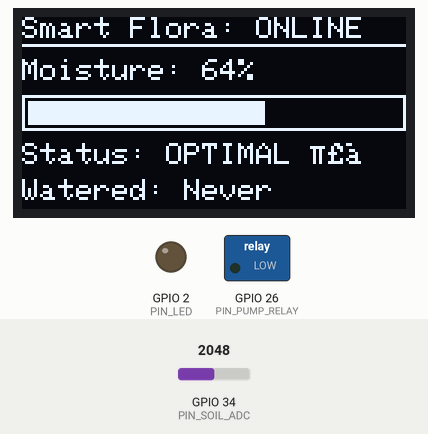
The sketch below on a simulated ESP32. On the bench: 128×64 one-colour display, switched loads named in the sketch (green lamp = pin HIGH), output pins drawn as LEDs (lit = HIGH). The test bench sets the inputs (shaded band); at power-on: GPIO 34 (PIN_SOIL_ADC) = 2048. WiFi joins after 1.5 s; servers stay silent unless stated; what the sketch prints to the serial monitor is not drawn.

Above: at 3.2 s.
3.3 s: GPIO 34 (PIN_SOIL_ADC) set to 2084
At 4.8 s:
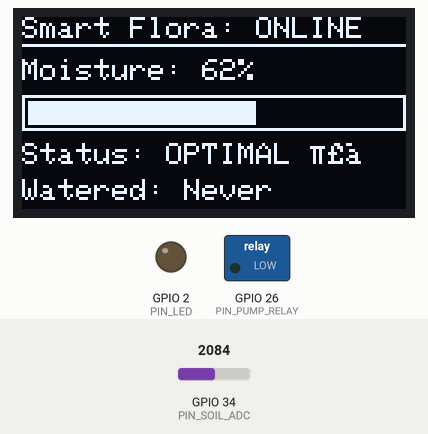
5.6 s: GPIO 34 (PIN_SOIL_ADC) set to 2540
At 7.3 s:
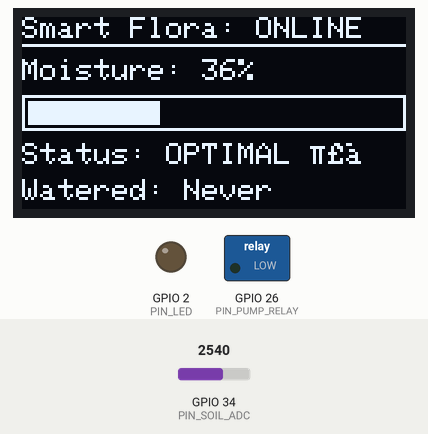
7.6 s: GPIO 34 (PIN_SOIL_ADC) set to 2641
At 8.6 s:
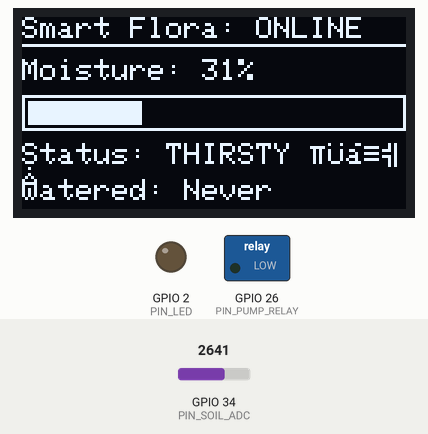
9.6 s: GPIO 34 (PIN_SOIL_ADC) set to 1228
At 11.1 s:
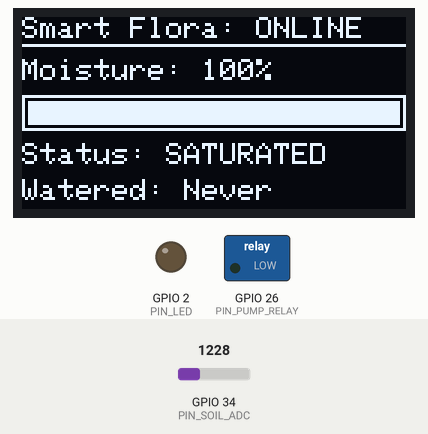
11.6 s: GPIO 34 (PIN_SOIL_ADC) set to 1893
At 13.4 s:
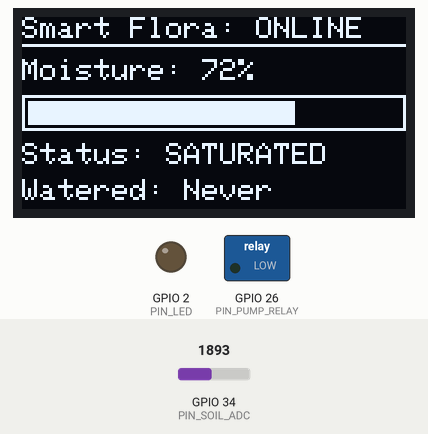
13.7 s: GPIO 34 (PIN_SOIL_ADC) set to 1955
At 15.0 s:
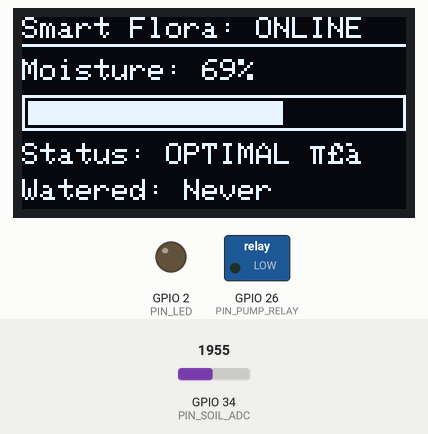
Timing chart, 0 to 16.7 s (numbered marks = the images above; inputs shaded):
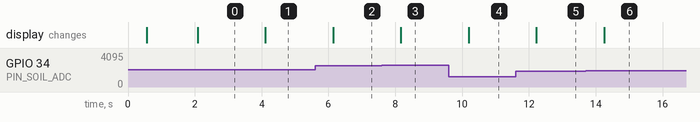

The sketch:

smart-plant-watering.ino
```cpp
/**
 * ESP32-Community: Automated Smart Plant Watering System
 * Features capacitive soil moisture sensing, OLED status display,
 * 5V pump relay driver with safety limits, and glassmorphism web dashboard.
 *
 * Compatible with ESP32-WROOM-32, ESP32-S3, ESP32-C3.
 */

#include <Arduino.h>
#include <WiFi.h>
#include <WebServer.h>
#include <Wire.h>
#include <Adafruit_GFX.h>
#include <Adafruit_SSD1306.h>
#include <ArduinoJson.h>

// --- Pin Definitions ---
#if defined(CONFIG_IDF_TARGET_ESP32C3)
  #define PIN_SOIL_ADC   0
  #define PIN_PUMP_RELAY 3
  #define I2C_SDA        4
  #define I2C_SCL        5
  #define PIN_LED        8
#elif defined(CONFIG_IDF_TARGET_ESP32S3)
  #define PIN_SOIL_ADC   4
  #define PIN_PUMP_RELAY 10
  #define I2C_SDA        8
  #define I2C_SCL        9
  #define PIN_LED        2
#else
  #define PIN_SOIL_ADC   34  // ADC1 channel
  #define PIN_PUMP_RELAY 26
  #define I2C_SDA        21
  #define I2C_SCL        22
  #define PIN_LED        2
#endif

#define SCREEN_WIDTH  128
#define SCREEN_HEIGHT 64
Adafruit_SSD1306 display(SCREEN_WIDTH, SCREEN_HEIGHT, &Wire, -1);
WebServer server(80);

// Calibration for Capacitive Soil Moisture Sensor v1.2
const int AIR_VALUE = 3200;    // Dry air sensor value
const int WATER_VALUE = 1400;  // Submerged in water sensor value

// Configuration & States
const char* default_ssid = "YOUR_WIFI_SSID";
const char* default_password = "YOUR_WIFI_PASSWORD";

int moisturePercent = 50;
int rawADC = 2300;
int triggerThreshold = 35;     // Auto-water if moisture drops below this %
bool autoWateringEnabled = true;
bool pumpActive = false;
unsigned long pumpStartTime = 0;
const unsigned long PUMP_DURATION_MS = 3500; // 3.5s pump burst
unsigned long lastWateredTime = 0;
int wateringCyclesCount = 0;
unsigned long lastSensorReadTime = 0;

void triggerPump() {
  if (pumpActive) return;
  digitalWrite(PIN_PUMP_RELAY, HIGH);
  digitalWrite(PIN_LED, HIGH);
  pumpActive = true;
  pumpStartTime = millis();
  wateringCyclesCount++;
  lastWateredTime = millis();
  Serial.println("💧 Water pump engaged!");
}

void updateOLED() {
  display.clearDisplay();
  display.setTextSize(1);
  display.setTextColor(SSD1306_WHITE);
  display.setCursor(0, 0);
  display.printf("Smart Flora: %s", pumpActive ? "PUMPING!" : "ONLINE");
  display.drawFastHLine(0, 9, 128, SSD1306_WHITE);

  display.setCursor(0, 14);
  display.printf("Moisture: %d%%", moisturePercent);

  // Moisture Bar
  display.drawRect(0, 26, 128, 12, SSD1306_WHITE);
  int barWidth = map(constrain(moisturePercent, 0, 100), 0, 100, 0, 124);
  display.fillRect(2, 28, barWidth, 8, SSD1306_WHITE);

  display.setCursor(0, 42);
  const char* statusStr = (moisturePercent < triggerThreshold) ? "Status: THIRSTY ⚠️" :
                          (moisturePercent > 70) ? "Status: SATURATED" : "Status: OPTIMAL ✅";
  display.print(statusStr);

  display.setCursor(0, 54);
  if (lastWateredTime == 0) {
    display.print("Watered: Never");
  } else {
    unsigned long secAgo = (millis() - lastWateredTime) / 1000;
    display.printf("Watered: %lum ago", secAgo / 60);
  }

  display.display();
}

// --- Web Dashboard UI ---
const char HTML_PAGE[] PROGMEM = R"rawliteral(
<!DOCTYPE html>
<html lang="en">
<head>
  <meta charset="UTF-8">
  <meta name="viewport" content="width=device-width, initial-scale=1.0">
  <title>ESP32 Smart Plant Care</title>
  <style>
    :root {
      --bg: #090d16;
      --card: #131c2e;
      --border: #1e293b;
      --accent: #10b981;
      --text: #f8fafc;
      --text-muted: #94a3b8;
    }
    body {
      font-family: -apple-system, BlinkMacSystemFont, "Segoe UI", Roboto, sans-serif;
      background: var(--bg);
      color: var(--text);
      display: flex;
      flex-direction: column;
      align-items: center;
      margin: 0;
      padding: 24px;
    }
    .card {
      background: var(--card);
      border: 1px solid var(--border);
      border-radius: 16px;
      padding: 28px;
      max-width: 440px;
      width: 100%;
      text-align: center;
      box-shadow: 0 20px 25px -5px rgba(0, 0, 0, 0.4);
    }
    h1 { font-size: 1.6rem; margin-top: 0; }
    .gauge {
      font-size: 3.5rem;
      font-weight: 800;
      color: var(--accent);
      margin: 10px 0;
    }
    .status-text { font-size: 1.1rem; font-weight: 600; margin-bottom: 20px; }
    .grid {
      display: grid;
      grid-template-columns: 1fr 1fr;
      gap: 12px;
      margin-bottom: 24px;
      text-align: left;
    }
    .box {
      background: #0b1322;
      padding: 12px;
      border-radius: 10px;
      border: 1px solid var(--border);
    }
    .lbl { font-size: 0.75rem; color: var(--text-muted); text-transform: uppercase; }
    .val { font-size: 1.1rem; font-weight: 700; margin-top: 4px; }
    .btn {
      width: 100%;
      padding: 14px;
      font-size: 1.1rem;
      font-weight: 700;
      border: none;
      border-radius: 8px;
      background: var(--accent);
      color: #090d16;
      cursor: pointer;
      margin-bottom: 10px;
    }
    .btn:active { opacity: 0.8; }
  </style>
</head>
<body>
  <div class="card">
    <h1>🌱 Smart Flora Sentinel</h1>
    <div class="gauge" id="moistVal">50%</div>
    <div class="status-text" id="statusDesc">Checking...</div>

    <div class="grid">
      <div class="box">
        <div class="lbl">Pump State</div>
        <div class="val" id="pumpVal">IDLE</div>
      </div>
      <div class="box">
        <div class="lbl">Auto Watering</div>
        <div class="val" id="autoVal">ENABLED</div>
      </div>
      <div class="box">
        <div class="lbl">Cycles Run</div>
        <div class="val" id="cyclesVal">0</div>
      </div>
      <div class="box">
        <div class="lbl">Raw Sensor</div>
        <div class="val" id="rawVal">2300</div>
      </div>
    </div>

    <button class="btn" onclick="waterNow()">💧 WATER PLANT NOW</button>
  </div>
  <script>
    function refresh() {
      fetch('/api/status')
        .then(r => r.json())
        .then(d => {
          document.getElementById('moistVal').innerText = d.moisturePercent + '%';
          document.getElementById('statusDesc').innerText = d.soilStatus;
          document.getElementById('pumpVal').innerText = d.pumpActive ? 'PUMPING 💧' : 'IDLE';
          document.getElementById('autoVal').innerText = d.autoWatering ? 'ENABLED ✅' : 'DISABLED ❌';
          document.getElementById('cyclesVal').innerText = d.cycles;
          document.getElementById('rawVal').innerText = d.rawADC;
        });
    }
    function waterNow() {
      fetch('/api/water', { method: 'POST' }).then(() => refresh());
    }
    setInterval(refresh, 1500);
    refresh();
  </script>
</body>
</html>
)rawliteral";

void handleRoot() {
  server.send_P(200, "text/html", HTML_PAGE);
}

void handleApiStatus() {
  StaticJsonDocument<256> doc;
  doc["moisturePercent"] = moisturePercent;
  doc["rawADC"] = rawADC;
  doc["soilStatus"] = (moisturePercent < triggerThreshold) ? "THIRSTY ⚠️" :
                      (moisturePercent > 70) ? "SATURATED" : "OPTIMAL ✅";
  doc["pumpActive"] = pumpActive;
  doc["autoWatering"] = autoWateringEnabled;
  doc["cycles"] = wateringCyclesCount;
  doc["uptime"] = millis();

  String out;
  serializeJson(doc, out);
  server.send(200, "application/json", out);
}

void handleApiWater() {
  triggerPump();
  server.send(200, "application/json", "{\"success\":true,\"message\":\"Pump triggered.\"}");
}

void setup() {
  Serial.begin(115200);
  delay(500);
  Serial.println("\n[ESP32 Smart Plant Watering System]");

  pinMode(PIN_PUMP_RELAY, OUTPUT);
  digitalWrite(PIN_PUMP_RELAY, LOW);

  pinMode(PIN_LED, OUTPUT);
  digitalWrite(PIN_LED, LOW);

  Wire.begin(I2C_SDA, I2C_SCL);
  if (display.begin(SSD1306_SWITCHCAPVCC, 0x3C)) {
    display.clearDisplay();
    display.setTextSize(1);
    display.setTextColor(SSD1306_WHITE);
    display.setCursor(10, 24);
    display.println("Smart Plant Care");
    display.display();
  }

  WiFi.mode(WIFI_STA);
  WiFi.begin(default_ssid, default_password);
  Serial.printf("Connecting to %s...", default_ssid);

  unsigned long startAttempt = millis();
  while (WiFi.status() != WL_CONNECTED && millis() - startAttempt < 8000) {
    delay(250);
    Serial.print(".");
  }

  if (WiFi.status() == WL_CONNECTED) {
    Serial.printf("\nConnected! IP: %s\n", WiFi.localIP().toString().c_str());
  } else {
    Serial.println("\nWiFi timeout; creating fallback AP: ESP32-SmartFlora");
    WiFi.mode(WIFI_AP);
    WiFi.softAP("ESP32-SmartFlora", "flora1234");
    Serial.printf("AP IP: %s\n", WiFi.softAPIP().toString().c_str());
  }

  server.on("/", HTTP_GET, handleRoot);
  server.on("/api/status", HTTP_GET, handleApiStatus);
  server.on("/api/water", HTTP_POST, handleApiWater);
  server.begin();
  Serial.println("Web server running.");
}

void loop() {
  server.handleClient();

  // Read Soil Sensor every 1 second
  if (millis() - lastSensorReadTime >= 1000) {
    lastSensorReadTime = millis();
    rawADC = analogRead(PIN_SOIL_ADC);
    moisturePercent = constrain(map(rawADC, AIR_VALUE, WATER_VALUE, 0, 100), 0, 100);

    // Auto-water if enabled and dry
    if (autoWateringEnabled && !pumpActive && (moisturePercent < triggerThreshold)) {
      // Cooldown: at least 60 seconds between automated waterings
      if (millis() - lastWateredTime >= 60000UL) {
        Serial.printf("Soil dry (%d%% < %d%% threshold). Initiating watering cycle.\n",
                      moisturePercent, triggerThreshold);
        triggerPump();
      }
    }

    updateOLED();
  }

  // Handle Pump auto-shutoff safety timer
  if (pumpActive && (millis() - pumpStartTime >= PUMP_DURATION_MS)) {
    digitalWrite(PIN_PUMP_RELAY, LOW);
    digitalWrite(PIN_LED, LOW);
    pumpActive = false;
    Serial.println("Watering burst finished.");
  }

  delay(20);
}
```

Measured:
- the behaviour switches between 2048 and 2049 on GPIO 34 (PIN_SOIL_ADC) (found by bisection; images 0 and 1)
- the behaviour switches between 2570 and 2571 on GPIO 34 (PIN_SOIL_ADC) (found by bisection; images 2 and 3)
- the behaviour switches between 1922 and 1923 on GPIO 34 (PIN_SOIL_ADC) (found by bisection; images 5 and 6)
- after the input at 3.3 s, the display: changes after 0.81 s (image 1)
- after the input at 5.6 s, the display: changes after 0.54 s (image 2)
- after the input at 7.6 s, the display: changes after 0.57 s (image 3)
- after the input at 9.6 s, the display: changes after 0.59 s (image 4)
- after the input at 11.6 s, the display: changes after 0.62 s (image 5)
- after the input at 13.7 s, the display: changes after 0.55 s (image 6)
